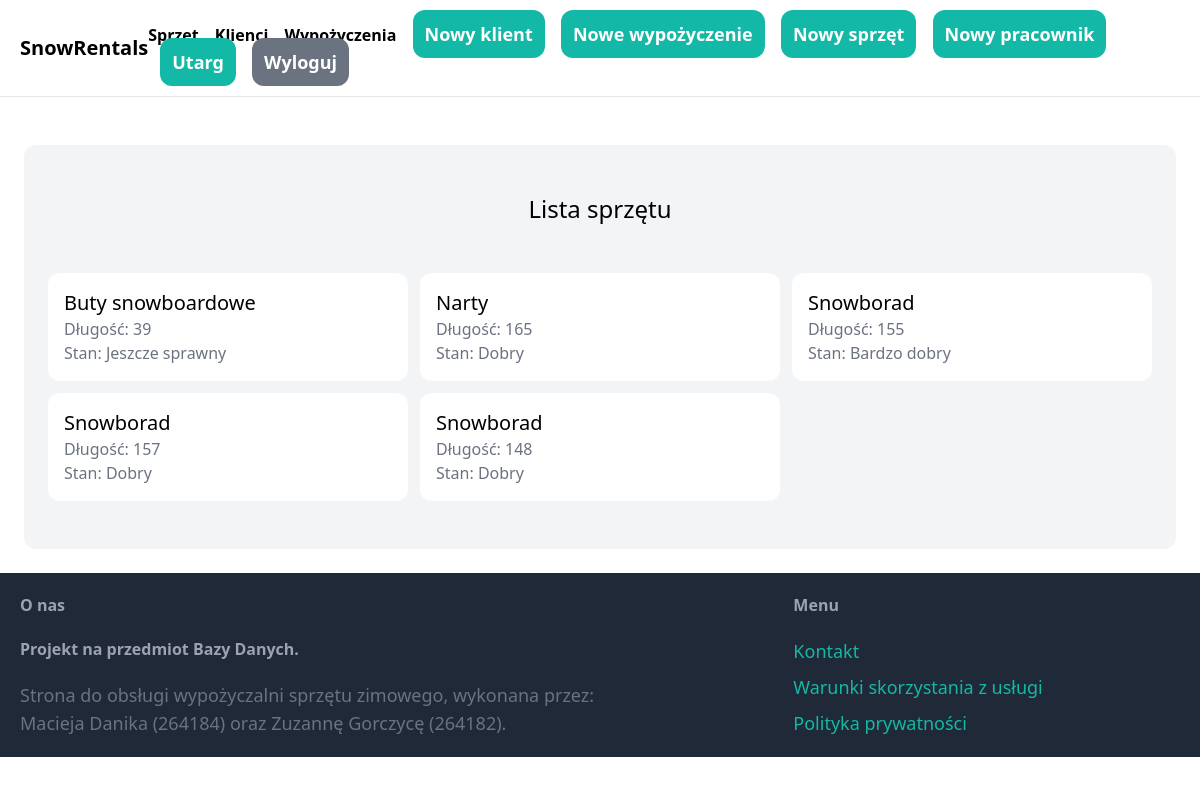
The app's page /sprzet/ (signed in), older data.
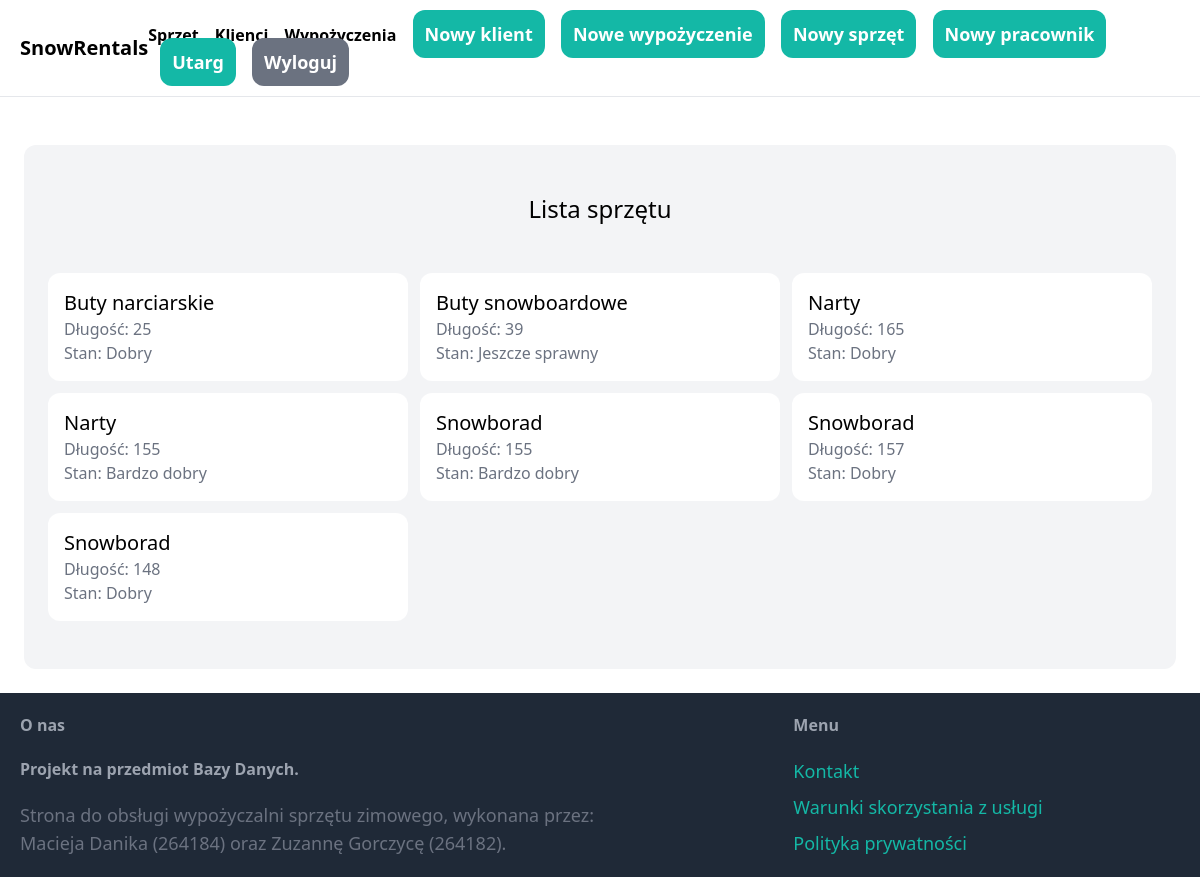
The same page, newer data.
### item/models.py (models this page shows, shortened)
class Sprzet(models.Model):
    rodzaj = models.ForeignKey(Kategoria, on_delete=models.CASCADE)
    dlugosc = models.IntegerField(validators=[wiekszeOdZera], null=False, default=0)
    marka = models.CharField(max_length=40)
    stan = models.ForeignKey(Stan, on_delete=models.CASCADE)
    cena = models.IntegerField(validators=[wiekszeOdZera], default=30)
    wypozyczone = models.ForeignKey(BOOL, null=True, on_delete=models.SET_NULL)
    class Meta:
        ordering = ('rodzaj',)
        verbose_name_plural = 'Lista sprzętu'

class Kategoria(models.Model):
    kategoria = models.CharField(max_length=40)
    class Meta:
        ordering=('kategoria',)
        verbose_name_plural = 'Kategorie'
    def __str__(self):
        return self.kategoria

class Stan(models.Model):
    stan = models.CharField(max_length=20)
    class Meta:
        ordering=('stan',)
        verbose_name_plural = 'Stany'
    def __str__(self):
        return self.stan

### core/views.py (the view)
# urls.py: path('sprzet/', sprzet, name='sprzet'),
@login_required()
def sprzet(request):
    items = Sprzet.objects.all()
    return render(request, 'core/sprzet.html',{
        'items': items,
    })

### core/templates/core/sprzet.html (shortened to what this page needs)
{% extends 'core/base.html' %}
{% block content %}
    <div class="mt-6 px-6 py-12 bg-gray-100 rounded-xl">
        <h2 class="mb-12 text-2xl text-center">Lista sprzętu</h2>
            <div class="grid grid-cols-3 gap-3">
                {% for item in items %}
                <div>
                    <a href="{% url 'item:sprzet_szczegol' item.id %}">
                        <div class="p-4 bg-white rounded-xl">
                            <h2 class="text-xl">{{ item.rodzaj }}</h2>
                            <p class="text-gray-500">Długość: {{ item.dlugosc }}</p>
                            <p class="text-gray-500">Stan: {{ item.stan }}</p>
                        </div>
                    </a>
                </div>
                {% endfor %}
            </div>
    </div>
{% endblock %}

Row changes from the older to the newer data that the page shows:
added Sprzet: rodzaj "Buty narciarskie", dlugosc "25", stan "Dobry"
added Sprzet: rodzaj "Narty", dlugosc "155", stan "Bardzo dobry"
